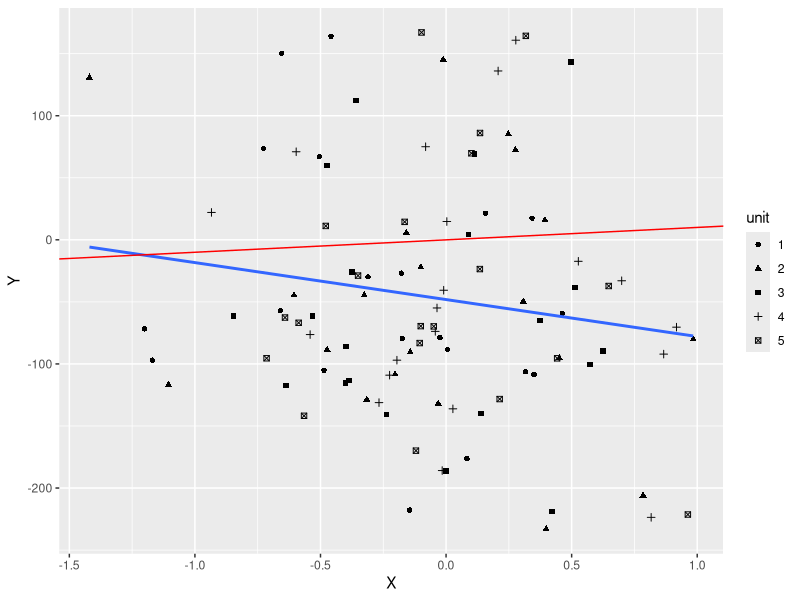
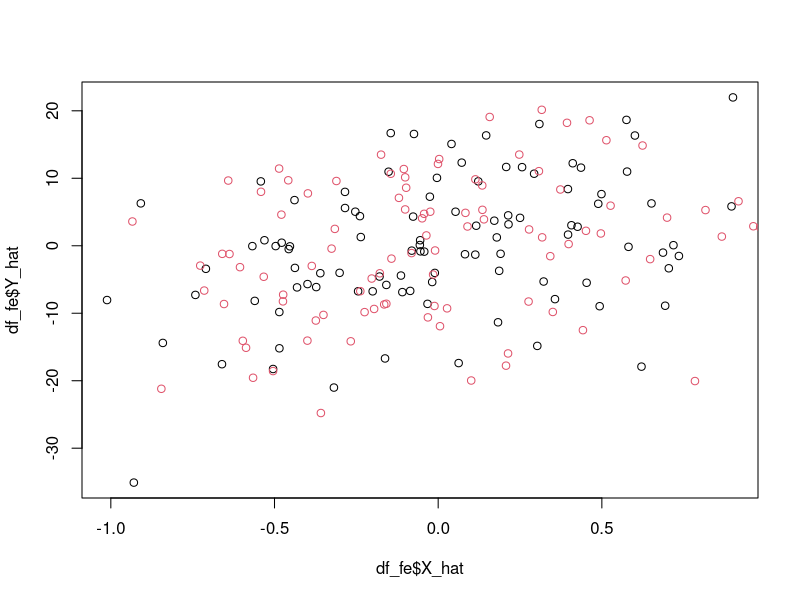

Source code (R) for these figures, in order:
## ---- chunk 1
library(tidyverse)
library(ggplot2)
knitr::opts_chunk$set(echo = TRUE, dev = "svg", fig.align = "center")
## ---- chunk 2
n_unit <- 5
n_time <- 20

eff_unit <- rep(rnorm(n_unit, -50, 10), n_time) # Draw unit fixed effect
eff_time <- rep(rnorm(n_time, -10, 100), each = n_unit) # Draw time fixed effect

X <- rnorm(n_unit * n_time, 0, 0.5) # Treatment
coef <- 10 # Treatment effect
cons <- 0 # Constant
error <- rnorm(n_unit * n_time, 0, 10)

Y <- cons + coef * X + eff_unit + eff_time + error
## ---- chunk 3
df <- data.frame(
    Y = Y,
    X = X,
    unit = as.factor(rep(1:n_unit, n_time)),
    time = as.factor(rep(1:n_time, each = n_unit))
)

df %>%
    head(20) %>%
    knitr::kable()
## ---- chunk 4
ggplot(df, aes(x = X, y = Y, shape = unit)) +
    geom_point() +
    geom_smooth(aes(shape = NULL, color = NULL), formula = y ~ x, method = "lm", se = FALSE) +
    geom_abline(intercept = cons, slope = coef, color = "red")
## ---- chunk 5
df_fe <- df %>%
    group_by(time) %>%
    mutate(Y_time = mean(Y), X_time = mean(X)) %>%
    ungroup() %>%
    group_by(unit) %>%
    mutate(Y_unit = mean(Y), X_unit = mean(X)) %>%
    ungroup() %>%
    mutate(Y_hat = Y - Y_time - Y_unit + mean(Y), X_hat = X - X_time - X_unit + mean(X))


plot(df_fe$X_hat, df_fe$Y_hat)
points(X, cons + coef * X + error, col = 2)
## ---- chunk 6
lm(Y_hat ~ -1 + X_hat, data = df_fe) %>% summary()
## ---- chunk 7
lm(Y ~ X, data = df) %>% summary()
## ---- chunk 8
lm(Y ~ X + unit, data = df) %>% summary()
lm(Y ~ X + time, data = df) %>% summary()
## ---- chunk 9
lm(Y ~ X + unit + time, data = df) %>% summary()
